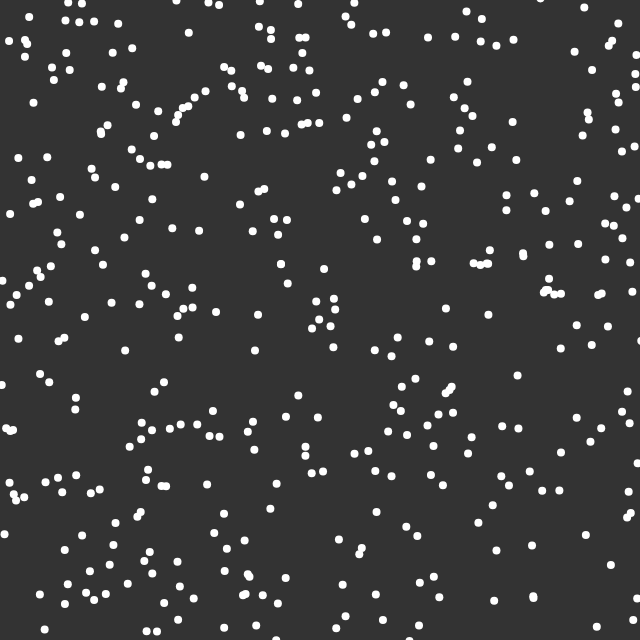
Frame 1 (no input)
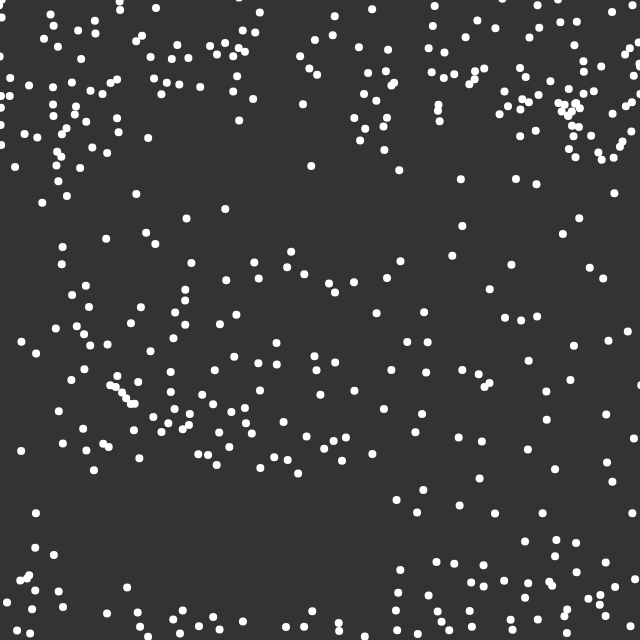
Frame 60 (no input)
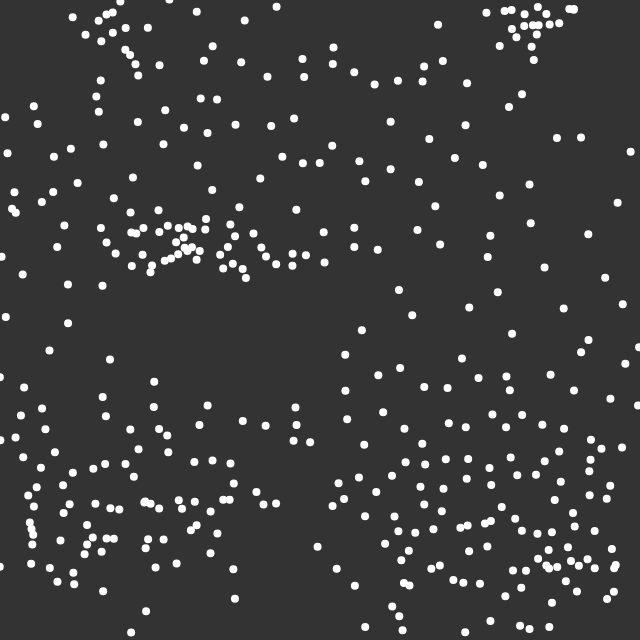
Frame 120 (the mouse pressed at the canvas centre since frame 60)

The p5.js sketch that drew these frames (run headless with seeded random() and noise() and a simulated clock; from frame 60 on, the mouse is pressed at the canvas centre):

// p5.js sketch
// ── sketch.js
const flock = [];
const object = [];

let alignSlider, cohesionSlider, repuslionSlider, randomSlider;

function setup(){
    createCanvas(640,640);
    
    cohesionSlider = createSlider(0,5,1,0.1);
    repuslionSlider = createSlider(0,5,1,0.1);
    alignSlider = createSlider(0,5,1,0.1);
    randomSlider = createSlider(0,5,1,0.1);

    for (let i=0; i<1; i++){
        object.push(new Obstacle());
    }
    for (let i=0; i<400; i++){
        flock.push(new Boid());
    }

    valueDisplayer = createP()
    valueDisplayer.position(10,height+50)

    valueDisplayer1 = createP()
    valueDisplayer1.position(150,height+50)

    valueDisplayer2 = createP()
    valueDisplayer2.position(300,height+50)

    valueDisplayer3 = createP()
    valueDisplayer3.position(430,height+50)
   

    
}

function draw(){
    background(51);
    for (let boid of flock){
        boid.edges();
        boid.flock(flock);
        boid.update();
        boid.show();
    }
    for (let o of object){
        o.show();
    }
    valueDisplayer.html('Attraction(c1)'+cohesionSlider.value())
    valueDisplayer1.html('Repulsion(c2)'+repuslionSlider.value())
    valueDisplayer2.html('Align(c3)'+alignSlider.value())
    valueDisplayer3.html('Random(c4)'+alignSlider.value())
  
}
// ── boid.js
class Boid{

    constructor(){
        this.position = createVector(random(width) , random(height));
        this.velocity = p5.Vector.random2D();
        this.velocity.setMag(random(2, 4));
        this.acceleration = createVector();
        this.maxForce = 1;
        this.maxSpeed =4;
        this.randomVelocity = 0.01
        this.obstacle = new Obstacle();
    }

    edges(){
        if(this.position.x>width){
            this.position.x = 0

        }else if(this.position.x <0){
            this.position.x = width;
        }

        if(this.position.y>height){
            this.position.y = 0;

        }else if(this.position.y <0){
            this.position.y = height;
        }
    }

    align(boids){
        let radius =100;

        let avg = createVector();
        let total = 0;

        for(let other of boids){
            let d = dist(
                this.position.x, 
                this.position.y, 
                other.position.x, 
                other.position.y
            );
            if(d<radius && other != this){
                avg.add(other.velocity); //adding up all velocities
                total++;
            }
        }
        if(total>0){
            avg.div(total);
            //steer force
            avg.setMag(this.maxSpeed);
            avg.sub(this.velocity);//vector
            avg.limit(this.maxForce);
            
        }
        return avg;
    }

    cohesion(boids){
        let radius =100;

        let avg = createVector();
        let total = 0;

        for(let other of boids){
            let d = dist(
                this.position.x, 
                this.position.y, 
                other.position.x, 
                other.position.y
            );
            if(d<radius && other != this){
                avg.add(other.position); //adding up all velocities
                total++;
            }
        }
        if(total>0){
            avg.div(total);
            avg.sub(this.position);
            avg.setMag(this.maxSpeed);
            avg.sub(this.velocity);
            avg.limit(this.maxForce);
            
        }
        return avg;
    }

    repulsion(boids){
        let radius =100;
        let rad_obstacle = 100;

        let avg = createVector();
        let total = 0;

        for(let other of boids){
            let d = dist(
                this.position.x, 
                this.position.y, 
                other.position.x, 
                other.position.y
            );
            if(d<radius && other != this){
                let diff = p5.Vector.sub(this.position, other.position);
                diff.div(d);
                avg.add(diff); //adding up all velocities
                total++;
            }
        }
        if(total>0){
            avg.div(total);
            avg.setMag(this.maxSpeed);
            avg.sub(this.velocity);
            avg.limit(this.maxForce);
            
        }

        // handler for obstacle

        if(this.obstacle.present === true){
            let dObstacle = dist(
                this.position.x, 
                this.position.y, 
                this.obstacle.position.x, 
                this.obstacle.position.y
            );

            if(dObstacle<rad_obstacle){
                    let diff = p5.Vector.sub(this.position, this.obstacle.position);
                    diff.div(dObstacle);
                    avg.add(diff); //adding up all velocities
                    total++;
                }

                
        }

        
        return avg;
    }

    

    flock(boids){
        
        let alignment = this.align(boids); //c3
        let cohesion = this.cohesion(boids); //c1
        let repulsion = this.repulsion(boids); //c2
        let random = this.randomVelocity; //c4

        repulsion.mult(repuslionSlider.value());
        cohesion.mult(cohesionSlider.value());
        alignment.mult(alignSlider.value());
        //random.mult(randomSlider.value());


        this.acceleration.add(repulsion);
        this.acceleration.add(alignment);
        this.acceleration.add(cohesion);
        //this.acceleration.add(random);
    }


    update(){
        this.position.add(this.velocity); //just like we add v1 + V2 + v3...
        this.velocity.add(this.acceleration);
        this.velocity.limit(this.maxSpeed);
        this.acceleration.mult(0);
    }


    show(){
        strokeWeight(8);
        stroke(255);
        point(this.position.x, this.position.y);
    }

}



// ── obstacle.js
class Obstacle{

    constructor(){
        this.position = createVector(640/2 , 640/2);
        this.present = false;

    }

    show(){
        strokeWeight(50);
        stroke(255);
        stroke('red');
        if (this.present)
            point(this.position.x, this.position.y);
    }
}
